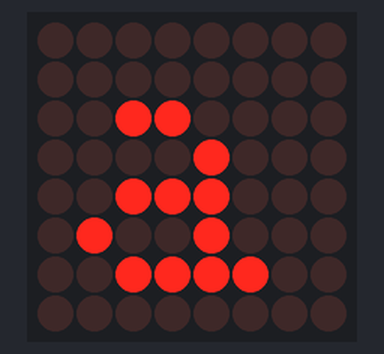
A sketch run on a simulated Arduino Uno, built with avr-gcc and run on an emulated ATmega328P. Shown: 8×8 LED matrix.

Above: at 0.47 s.

The sketch:

matriz2.ino
```cpp
#include "LedControlMS.h"
#define NumMatrix 1       // Cuantas matrices vamos a usar

LedControl lc=LedControl(12,11,10, NumMatrix);  // Creamos una instancia de LedControl

void setup()
   {
      for (int i=0; i< NumMatrix ; i++)
        {
           lc.shutdown(i,false);    // Activar las matrices
           lc.setIntensity(i,8);    // Poner el brillo a un valor intermedio
           lc.clearDisplay(i);      // Y borrar todo
        }
   }

void loop()
   {
        lc.writeString(0," a");
        delay(2);
   }
```
